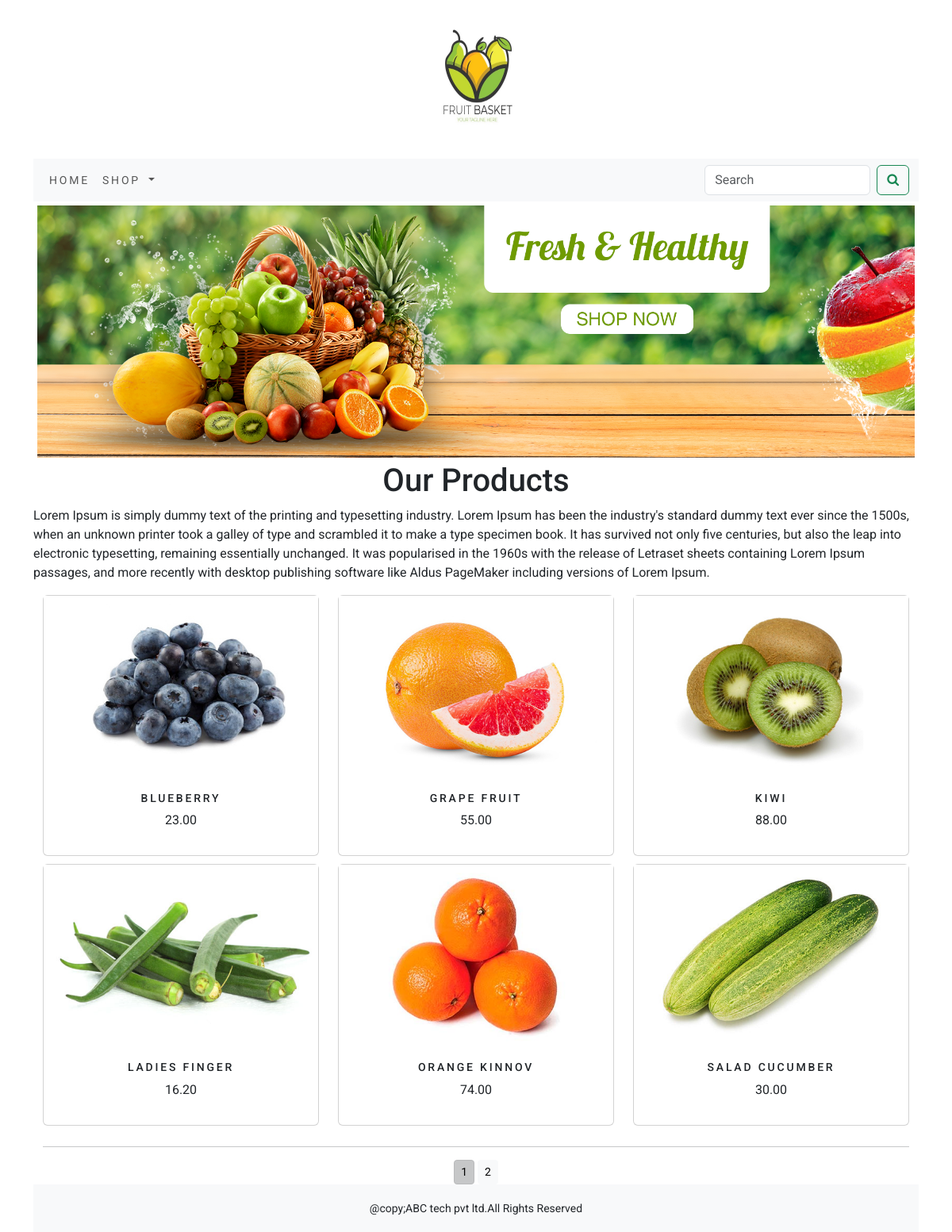
The app's page /shop/ with its own data.
### shop/models.py (models this page shows, shortened)
class Product(models.Model):
    name = models.CharField(max_length=250, unique=True)
    slug = models.SlugField(max_length=250, unique=True)
    description = models.TextField(blank=True)
    price = models.DecimalField(max_digits=10, decimal_places=2)
    category = models.ForeignKey(Category, on_delete=models.CASCADE)
    image = models.ImageField(upload_to='product', blank=True)
    stock = models.IntegerField()
    available = models.BooleanField(default=True)
    created = models.DateTimeField(auto_now_add=True)
    updated = models.DateTimeField(auto_now=True)
    def get_url(self):
        return reverse('shop:prodCatdetail',args=[self.category.slug,self.slug])
    class Meta:
        ordering = ('name',)
        verbose_name = 'product'
        verbose_name_plural = 'products'

### shop/views.py (the view)
# urls.py: path('',views.allProdCat,name='allProdCat'),
def allProdCat(request,c_slug=None):
    c_page=None
    products_list=None
    if c_slug!=None:
        c_page=get_object_or_404(Category,slug=c_slug)
        products_list=Product.objects.all().filter(category=c_page,available=True)
    else:
        products_list=Product.objects.all().filter(available=True)
    paginator=Paginator(products_list,6)
    try:
        page=int(request.GET.get('page',1))
    except:
        page=1
    try:
        products=paginator.page(page)
    except (EmptyPage,InvalidPage):
        products=paginator.page(paginator.num_pages)
    return render(request,"category.html",{'category':c_page,'products':products})

### cart/context_processors.py (called while the page is built)
def counter(request):
    item_count=0
    if 'admin' in request.path:
        return {}
    else:
        try:
            cart=Cart.objects.filter(cart_id=_cart_id(request))
            cart_items=CartItem.objects.all().filter(cart=cart[:1])
            for cart_item in cart_items:
                item_count+=cart_item.quantity
        except Cart.DoesNotExist:
            item_count=0
    return dict(item_count=item_count)

### cart/views.py (called while the page is built)
def _cart_id(request):
    cart = request.session.session_key
    if not cart:
        cart = request.session.create()
    return cart

### shop/context_processors.py (called while the page is built)
def menu_links(request):
    links=Category.objects.all()
    return dict(links=links)

### shop/models.py (called while the page is built)
    def get_url(self):
        return reverse('shop:products_by_category',args=[self.slug])

### templates/category.html (shortened to what this page needs)
{% extends 'base.html' %}
{% load static %}
{% block content %}
<div class="mx_auto">
    {% if category %}
        <img class="my_image" src="{{category.image.url}}" alt="{{category.name}}">
</div>
<br>
<div>
    <h1 class="text-center my_title">{{category.name}}</h1>
    <p class="text-justify">{{category.description}}</p>
</div>
{% else %}
<div>
<img class="my_image my_image_padding" src="{% static 'img/banner.png' %}" alt="our products">
</div>
<div>
    <h1 class="text-center my_title">Our Products</h1>
    <p class="text-justify">Lorem Ipsum is simply dummy text of the printing and typesetting industry. Lorem Ipsum has been the industry's standard dummy text ever since the 1500s, when an unknown printer took a galley of type and scrambled it to make a type specimen book. It has survived not only five centuries, but also the leap into electronic typesetting, remaining essentially unchanged. It was popularised in the 1960s with the release of Letraset sheets containing Lorem Ipsum passages, and more recently with desktop publishing software like Aldus PageMaker including versions of Lorem Ipsum.</p>
</div>
{% endif %}
<div class="container">
    <div class="row max-auto">
        {% for product in products.object_list %}
    <div class="my_bottom_margin col-9 col-sm-12 col-md-4 col-lg-4">
        <div class="card text-center" style="min-width:18rem;">
            <a href="{{product.get_url}}"><img class="card-image-top my_image" src="{{product.image.url}}" alt="{{product.name}}"></a>
        <div class="card-body">
            <h4>{{product.name}}</h4>
            <p>{{product.price}}</p>
        </div>
        </div>
    </div>
        {% endfor %}
</div>
  <div class="mx-auto">
        {% if products.paginator.num_pages > 1 %}
<hr>
        <div class="text-center">
            {% for pg in products.paginator.page_range %}
                <a href="?page={{pg}}" class="btn btn-light btn-sm {% if products.number == pg %} active {% endif %}">{{pg}}</a>
            {% endfor %}
        </div>
        {% endif %}
    </div>
</div>
    {% endblock %}

### templates/base.html (shortened to what this page needs)
{% load static %}
<!DOCTYPE html>
<html lang="en">
<head>
    <link href="{% static 'css/bootstrap.min.css' %}" rel="stylesheet">
<link rel="stylesheet" href="https://cdnjs.cloudflare.com/ajax/libs/font-awesome/4.7.0/css/font-awesome.min.css">
    <link href="{% static 'css/custom.css' %}" rel="stylesheet">
</head>
<body>
<div class="container">
    {% include 'header.html' %}
    {% include 'nav.html' %}
    {% block content %}
    {% endblock %}
</div>
{% include 'footer.html' %}
</body>
</html>

### templates/header.html
{% load static %}
<header>
    <center>
        <a href="{% url 'shop:allProdCat' %}"><img src="{% static 'img/logo.jpg' %}" alt="no pic" width="200px" height="200px"></a>
    </center>
</header>

### templates/nav.html (shortened to what this page needs)
<nav class="navbar navbar-expand-lg bg-body-tertiary">
  <div class="container-fluid">
    <div class="collapse navbar-collapse" id="navbarSupportedContent">
      <ul class="navbar-nav me-auto mb-2 mb-lg-0">
        <li class="nav-item">
          <a class="nav-link" href="#">Home</a>
        </li>
        <li class="nav-item dropdown {% if 'shop' in request.path %} active {% endif %}">
          <a class="nav-link dropdown-toggle" href="#" role="button" data-bs-toggle="dropdown" aria-expanded="false">
            Shop
          </a>
        </li>
      </ul>
      <form class="d-flex" action="{% url 'search_app:SearchResult' %}" method="get">
        <input class="form-control me-2" type="search" placeholder="Search" name="q" aria-label="Search">
        <button class="btn btn-outline-success" type="submit"><i class="fa fa-search" ></i></button>
      </form>
    </div>
  </div>
</nav>

### templates/footer.html
<div class="footer navbar-fixed-bottom my_footer">
    <p class="text-center">@copy;ABC tech pvt ltd.All Rights Reserved</p>
</div>

### static/css/custom.css (style rules this page uses)
body { font-family: "Roboto", sans-serif; }
.nav-item { letter-spacing : .2em; font-size : 14px; text-transform :uppercase; }
.my_footer { background-color : #f8f9fa; height : 60px; }
.my_footer p { padding-top :20px; font-size :14px; }
.my_image { width : 100%; height :auto; }
.my_image_padding { padding : 5px; }
.my_bottom_margin { margin-bottom : 10px; }
.card-body h4 { font-size : 14px; text-transform : uppercase; letter-spacing : .2em; }

### records on screen
Product: image (picture), name "BLUEBERRY", price "23.00"
Product: image (picture), name "GRAPE FRUIT", price "55.00"
Product: image (picture), name "KIWI", price "88.00"
Product: image (picture), name "LADIES FINGER", price "16.20"
Product: image (picture), name "ORANGE KINNOV", price "74.00"
Product: image (picture), name "SALAD CUCUMBER", price "30.00"

### other values on screen
{{ pg }} "1" "2"
